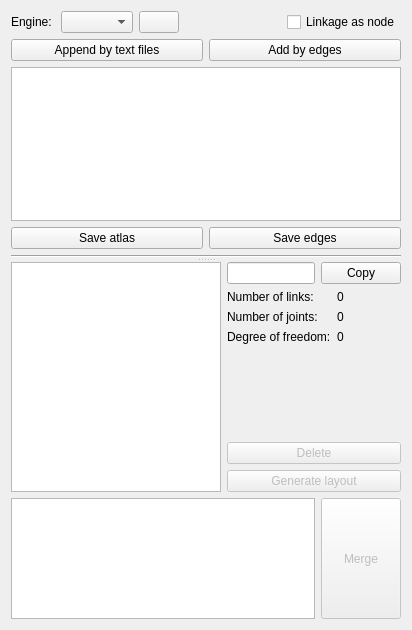
<?xml version="1.0" encoding="UTF-8"?>
<ui version="4.0">
 <class>Form</class>
 <widget class="QWidget" name="Form">
  <property name="geometry">
   <rect>
    <x>0</x>
    <y>0</y>
    <width>412</width>
    <height>630</height>
   </rect>
  </property>
  <property name="windowTitle">
   <string>Form</string>
  </property>
  <property name="windowIcon">
   <iconset resource="../../../icons.qrc">
    <normaloff>:/icons/collections.png</normaloff>:/icons/collections.png</iconset>
  </property>
  <layout class="QVBoxLayout" name="verticalLayout_4">
   <item>
    <layout class="QHBoxLayout" name="horizontalLayout">
     <item>
      <widget class="QLabel" name="graph_engine_text">
       <property name="text">
        <string>Engine: </string>
       </property>
      </widget>
     </item>
     <item>
      <widget class="QComboBox" name="graph_engine">
       <property name="statusTip">
        <string>Layout engine from NetworkX and Pydot (Graphviz).</string>
       </property>
       <property name="currentIndex">
        <number>-1</number>
       </property>
      </widget>
     </item>
     <item>
      <widget class="QPushButton" name="reload_atlas">
       <property name="toolTip">
        <string>Add to collection.</string>
       </property>
       <property name="text">
        <string/>
       </property>
       <property name="icon">
        <iconset resource="../../../icons.qrc">
         <normaloff>:/icons/dataupdate.png</normaloff>:/icons/dataupdate.png</iconset>
       </property>
      </widget>
     </item>
     <item>
      <spacer name="horizontalSpacer">
       <property name="orientation">
        <enum>Qt::Horizontal</enum>
       </property>
       <property name="sizeHint" stdset="0">
        <size>
         <width>40</width>
         <height>20</height>
        </size>
       </property>
      </spacer>
     </item>
     <item>
      <widget class="QCheckBox" name="graph_link_as_node">
       <property name="statusTip">
        <string>Show the edges as nodes.</string>
       </property>
       <property name="text">
        <string>Linkage as node</string>
       </property>
      </widget>
     </item>
    </layout>
   </item>
   <item>
    <layout class="QHBoxLayout" name="horizontalLayout_5">
     <item>
      <widget class="QPushButton" name="add_by_files_button">
       <property name="text">
        <string>Append by text files</string>
       </property>
      </widget>
     </item>
     <item>
      <widget class="QPushButton" name="add_by_edges_button">
       <property name="statusTip">
        <string>Add the chain by edge expression.</string>
       </property>
       <property name="text">
        <string>Add by edges</string>
       </property>
      </widget>
     </item>
    </layout>
   </item>
   <item>
    <widget class="QSplitter" name="splitter">
     <property name="orientation">
      <enum>Qt::Vertical</enum>
     </property>
     <widget class="QWidget" name="verticalLayoutWidget_2">
      <layout class="QVBoxLayout" name="verticalLayout_3">
       <item>
        <widget class="QListWidget" name="collection_list">
         <property name="contextMenuPolicy">
          <enum>Qt::CustomContextMenu</enum>
         </property>
         <property name="iconSize">
          <size>
           <width>100</width>
           <height>100</height>
          </size>
         </property>
         <property name="movement">
          <enum>QListView::Static</enum>
         </property>
         <property name="resizeMode">
          <enum>QListView::Adjust</enum>
         </property>
         <property name="spacing">
          <number>3</number>
         </property>
         <property name="viewMode">
          <enum>QListView::IconMode</enum>
         </property>
         <property name="uniformItemSizes">
          <bool>true</bool>
         </property>
        </widget>
       </item>
       <item>
        <layout class="QHBoxLayout" name="horizontalLayout_7">
         <item>
          <widget class="QPushButton" name="save_atlas">
           <property name="statusTip">
            <string>Save the atlas to image file.</string>
           </property>
           <property name="text">
            <string>Save atlas</string>
           </property>
           <property name="icon">
            <iconset resource="../../../icons.qrc">
             <normaloff>:/icons/picture.png</normaloff>:/icons/picture.png</iconset>
           </property>
          </widget>
         </item>
         <item>
          <widget class="QPushButton" name="save_edges">
           <property name="statusTip">
            <string>Save the edges of atlas to text file.</string>
           </property>
           <property name="text">
            <string>Save edges</string>
           </property>
           <property name="icon">
            <iconset resource="../../../icons.qrc">
             <normaloff>:/icons/properties.png</normaloff>:/icons/properties.png</iconset>
           </property>
          </widget>
         </item>
        </layout>
       </item>
       <item>
        <widget class="Line" name="line">
         <property name="orientation">
          <enum>Qt::Horizontal</enum>
         </property>
        </widget>
       </item>
      </layout>
     </widget>
     <widget class="QWidget" name="verticalLayoutWidget">
      <layout class="QVBoxLayout" name="verticalLayout">
       <item>
        <layout class="QHBoxLayout" name="horizontalLayout_2">
         <item>
          <widget class="QListWidget" name="Preview_window">
           <property name="minimumSize">
            <size>
             <width>210</width>
             <height>230</height>
            </size>
           </property>
           <property name="maximumSize">
            <size>
             <width>210</width>
             <height>230</height>
            </size>
           </property>
           <property name="selectionMode">
            <enum>QAbstractItemView::NoSelection</enum>
           </property>
           <property name="iconSize">
            <size>
             <width>200</width>
             <height>200</height>
            </size>
           </property>
           <property name="movement">
            <enum>QListView::Static</enum>
           </property>
           <property name="viewMode">
            <enum>QListView::IconMode</enum>
           </property>
          </widget>
         </item>
         <item>
          <widget class="QWidget" name="widget" native="true">
           <property name="maximumSize">
            <size>
             <width>16777215</width>
             <height>230</height>
            </size>
           </property>
           <layout class="QVBoxLayout" name="verticalLayout_2">
            <property name="leftMargin">
             <number>0</number>
            </property>
            <property name="topMargin">
             <number>0</number>
            </property>
            <property name="rightMargin">
             <number>0</number>
            </property>
            <property name="bottomMargin">
             <number>0</number>
            </property>
            <item>
             <layout class="QHBoxLayout" name="horizontalLayout_3">
              <item>
               <widget class="QLineEdit" name="Expression_edges">
                <property name="readOnly">
                 <bool>true</bool>
                </property>
               </widget>
              </item>
              <item>
               <widget class="QPushButton" name="Expression_copy">
                <property name="text">
                 <string>Copy</string>
                </property>
               </widget>
              </item>
             </layout>
            </item>
            <item>
             <layout class="QFormLayout" name="formLayout">
              <item row="0" column="0">
               <widget class="QLabel" name="NL_text">
                <property name="text">
                 <string>Number of links:</string>
                </property>
               </widget>
              </item>
              <item row="0" column="1">
               <widget class="QLabel" name="NL">
                <property name="text">
                 <string>0</string>
                </property>
               </widget>
              </item>
              <item row="1" column="0">
               <widget class="QLabel" name="NJ_text">
                <property name="text">
                 <string>Number of joints:</string>
                </property>
               </widget>
              </item>
              <item row="1" column="1">
               <widget class="QLabel" name="NJ">
                <property name="text">
                 <string>0</string>
                </property>
               </widget>
              </item>
              <item row="2" column="0">
               <widget class="QLabel" name="DOF_text">
                <property name="text">
                 <string>Degree of freedom:</string>
                </property>
               </widget>
              </item>
              <item row="2" column="1">
               <widget class="QLabel" name="DOF">
                <property name="text">
                 <string>0</string>
                </property>
               </widget>
              </item>
             </layout>
            </item>
            <item>
             <spacer name="verticalSpacer">
              <property name="orientation">
               <enum>Qt::Vertical</enum>
              </property>
              <property name="sizeHint" stdset="0">
               <size>
                <width>20</width>
                <height>40</height>
               </size>
              </property>
             </spacer>
            </item>
            <item>
             <widget class="QPushButton" name="delete_button">
              <property name="enabled">
               <bool>false</bool>
              </property>
              <property name="statusTip">
               <string>Delete this chain.</string>
              </property>
              <property name="text">
               <string>Delete</string>
              </property>
              <property name="icon">
               <iconset resource="../../../icons.qrc">
                <normaloff>:/icons/delete.png</normaloff>:/icons/delete.png</iconset>
              </property>
             </widget>
            </item>
            <item>
             <widget class="QPushButton" name="grounded_button">
              <property name="enabled">
               <bool>false</bool>
              </property>
              <property name="statusTip">
               <string>Re-layout the grounded chains.</string>
              </property>
              <property name="text">
               <string>Generate layout</string>
              </property>
              <property name="icon">
               <iconset resource="../../../icons.qrc">
                <normaloff>:/icons/dataupdate.png</normaloff>:/icons/dataupdate.png</iconset>
              </property>
             </widget>
            </item>
           </layout>
          </widget>
         </item>
        </layout>
       </item>
       <item>
        <layout class="QHBoxLayout" name="horizontalLayout_4">
         <item>
          <widget class="QListWidget" name="grounded_list">
           <property name="contextMenuPolicy">
            <enum>Qt::CustomContextMenu</enum>
           </property>
           <property name="iconSize">
            <size>
             <width>150</width>
             <height>150</height>
            </size>
           </property>
           <property name="movement">
            <enum>QListView::Static</enum>
           </property>
           <property name="resizeMode">
            <enum>QListView::Adjust</enum>
           </property>
           <property name="spacing">
            <number>3</number>
           </property>
           <property name="viewMode">
            <enum>QListView::IconMode</enum>
           </property>
           <property name="uniformItemSizes">
            <bool>true</bool>
           </property>
          </widget>
         </item>
         <item>
          <widget class="QPushButton" name="grounded_merge">
           <property name="enabled">
            <bool>false</bool>
           </property>
           <property name="sizePolicy">
            <sizepolicy hsizetype="Minimum" vsizetype="Expanding">
             <horstretch>0</horstretch>
             <verstretch>0</verstretch>
            </sizepolicy>
           </property>
           <property name="statusTip">
            <string>Merge the specified chain to canvas with current layout.</string>
           </property>
           <property name="text">
            <string>Merge</string>
           </property>
          </widget>
         </item>
        </layout>
       </item>
      </layout>
     </widget>
    </widget>
   </item>
  </layout>
 </widget>
 <resources>
  <include location="../../../icons.qrc"/>
 </resources>
 <connections/>
</ui>
